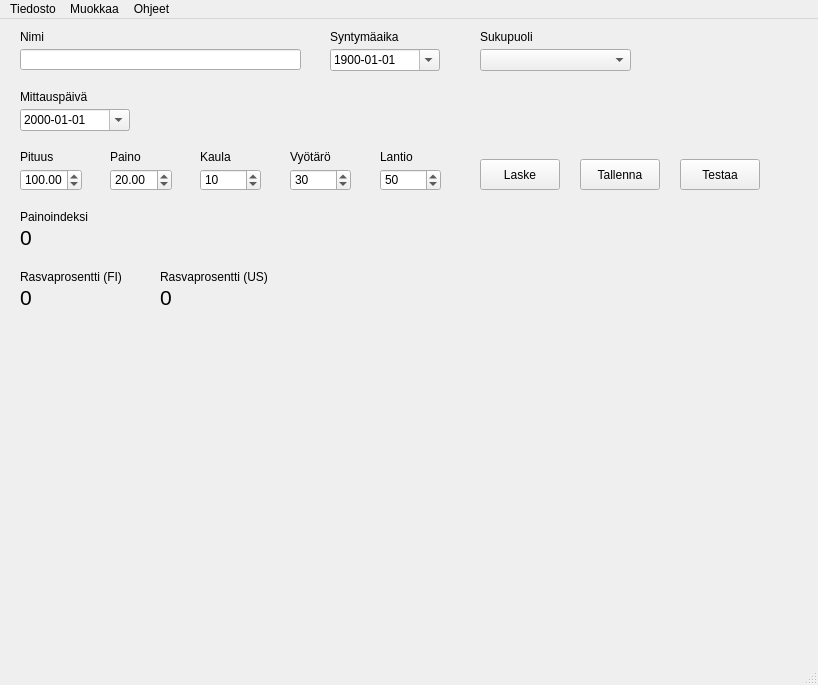
<?xml version="1.0" encoding="UTF-8"?>
<ui version="4.0">
 <class>MainWindow</class>
 <widget class="QMainWindow" name="MainWindow">
  <property name="geometry">
   <rect>
    <x>0</x>
    <y>0</y>
    <width>818</width>
    <height>685</height>
   </rect>
  </property>
  <property name="windowTitle">
   <string>MainWindow</string>
  </property>
  <widget class="QWidget" name="centralwidget">
   <widget class="QLineEdit" name="nameLineEdit">
    <property name="geometry">
     <rect>
      <x>20</x>
      <y>30</y>
      <width>281</width>
      <height>21</height>
     </rect>
    </property>
    <property name="toolTip">
     <string extracomment="Syötä tähän oma nimesi"/>
    </property>
   </widget>
   <widget class="QLabel" name="nameLabel">
    <property name="geometry">
     <rect>
      <x>20</x>
      <y>10</y>
      <width>58</width>
      <height>16</height>
     </rect>
    </property>
    <property name="text">
     <string>Nimi</string>
    </property>
   </widget>
   <widget class="QLabel" name="label_3">
    <property name="geometry">
     <rect>
      <x>200</x>
      <y>130</y>
      <width>58</width>
      <height>16</height>
     </rect>
    </property>
    <property name="text">
     <string>Kaula</string>
    </property>
   </widget>
   <widget class="QLabel" name="label_5">
    <property name="geometry">
     <rect>
      <x>290</x>
      <y>130</y>
      <width>58</width>
      <height>16</height>
     </rect>
    </property>
    <property name="text">
     <string>Vyötärö</string>
    </property>
   </widget>
   <widget class="QLabel" name="label_6">
    <property name="geometry">
     <rect>
      <x>380</x>
      <y>130</y>
      <width>58</width>
      <height>16</height>
     </rect>
    </property>
    <property name="text">
     <string>Lantio</string>
    </property>
   </widget>
   <widget class="QLabel" name="label_4">
    <property name="geometry">
     <rect>
      <x>20</x>
      <y>130</y>
      <width>58</width>
      <height>16</height>
     </rect>
    </property>
    <property name="text">
     <string>Pituus</string>
    </property>
   </widget>
   <widget class="QLabel" name="label_2">
    <property name="geometry">
     <rect>
      <x>110</x>
      <y>130</y>
      <width>58</width>
      <height>16</height>
     </rect>
    </property>
    <property name="text">
     <string>Paino</string>
    </property>
   </widget>
   <widget class="QLabel" name="label_7">
    <property name="geometry">
     <rect>
      <x>330</x>
      <y>10</y>
      <width>81</width>
      <height>16</height>
     </rect>
    </property>
    <property name="text">
     <string>Syntymäaika</string>
    </property>
   </widget>
   <widget class="QLabel" name="label">
    <property name="geometry">
     <rect>
      <x>20</x>
      <y>70</y>
      <width>91</width>
      <height>16</height>
     </rect>
    </property>
    <property name="text">
     <string>Mittauspäivä</string>
    </property>
   </widget>
   <widget class="QLabel" name="bmiLabel">
    <property name="geometry">
     <rect>
      <x>20</x>
      <y>210</y>
      <width>101</width>
      <height>16</height>
     </rect>
    </property>
    <property name="font">
     <font>
      <pointsize>16</pointsize>
     </font>
    </property>
    <property name="text">
     <string>0</string>
    </property>
   </widget>
   <widget class="QLabel" name="fatUsaLabel">
    <property name="geometry">
     <rect>
      <x>160</x>
      <y>270</y>
      <width>141</width>
      <height>16</height>
     </rect>
    </property>
    <property name="font">
     <font>
      <pointsize>16</pointsize>
     </font>
    </property>
    <property name="text">
     <string>0</string>
    </property>
   </widget>
   <widget class="QLabel" name="fatFiLabel">
    <property name="geometry">
     <rect>
      <x>20</x>
      <y>270</y>
      <width>111</width>
      <height>16</height>
     </rect>
    </property>
    <property name="font">
     <font>
      <pointsize>16</pointsize>
     </font>
    </property>
    <property name="text">
     <string>0</string>
    </property>
   </widget>
   <widget class="QLabel" name="label_11">
    <property name="geometry">
     <rect>
      <x>20</x>
      <y>190</y>
      <width>81</width>
      <height>16</height>
     </rect>
    </property>
    <property name="text">
     <string>Painoindeksi</string>
    </property>
   </widget>
   <widget class="QLabel" name="label_12">
    <property name="geometry">
     <rect>
      <x>20</x>
      <y>250</y>
      <width>111</width>
      <height>16</height>
     </rect>
    </property>
    <property name="text">
     <string>Rasvaprosentti (FI)</string>
    </property>
   </widget>
   <widget class="QLabel" name="label_13">
    <property name="geometry">
     <rect>
      <x>160</x>
      <y>250</y>
      <width>121</width>
      <height>16</height>
     </rect>
    </property>
    <property name="text">
     <string>Rasvaprosentti (US)</string>
    </property>
   </widget>
   <widget class="QLabel" name="label_14">
    <property name="geometry">
     <rect>
      <x>480</x>
      <y>10</y>
      <width>81</width>
      <height>16</height>
     </rect>
    </property>
    <property name="text">
     <string>Sukupuoli</string>
    </property>
   </widget>
   <widget class="QDateEdit" name="birthDateEdit">
    <property name="geometry">
     <rect>
      <x>330</x>
      <y>30</y>
      <width>110</width>
      <height>22</height>
     </rect>
    </property>
    <property name="displayFormat">
     <string>yyyy-MM-dd</string>
    </property>
    <property name="calendarPopup">
     <bool>true</bool>
    </property>
    <property name="date">
     <date>
      <year>1900</year>
      <month>1</month>
      <day>1</day>
     </date>
    </property>
   </widget>
   <widget class="QComboBox" name="genderComboBox">
    <property name="geometry">
     <rect>
      <x>480</x>
      <y>30</y>
      <width>151</width>
      <height>22</height>
     </rect>
    </property>
    <property name="placeholderText">
     <string>Valitse sukupuoli</string>
    </property>
    <item>
     <property name="text">
      <string>Mies</string>
     </property>
    </item>
    <item>
     <property name="text">
      <string>Nainen</string>
     </property>
    </item>
   </widget>
   <widget class="QDateEdit" name="weighingDateEdit">
    <property name="geometry">
     <rect>
      <x>20</x>
      <y>90</y>
      <width>110</width>
      <height>22</height>
     </rect>
    </property>
    <property name="displayFormat">
     <string>yyyy-MM-dd</string>
    </property>
    <property name="calendarPopup">
     <bool>true</bool>
    </property>
   </widget>
   <widget class="QDoubleSpinBox" name="heightSpinBox">
    <property name="geometry">
     <rect>
      <x>20</x>
      <y>150</y>
      <width>62</width>
      <height>22</height>
     </rect>
    </property>
    <property name="decimals">
     <number>2</number>
    </property>
    <property name="maximum">
     <double>230.990000000000009</double>
    </property>
    <property name="value">
     <double>100.000000000000000</double>
    </property>
   </widget>
   <widget class="QDoubleSpinBox" name="weightSpinBox">
    <property name="geometry">
     <rect>
      <x>110</x>
      <y>150</y>
      <width>62</width>
      <height>22</height>
     </rect>
    </property>
    <property name="maximum">
     <double>200.990000000000009</double>
    </property>
    <property name="value">
     <double>20.000000000000000</double>
    </property>
   </widget>
   <widget class="QSpinBox" name="neckSpinBox">
    <property name="geometry">
     <rect>
      <x>200</x>
      <y>150</y>
      <width>61</width>
      <height>22</height>
     </rect>
    </property>
    <property name="value">
     <number>10</number>
    </property>
    <property name="displayIntegerBase">
     <number>10</number>
    </property>
   </widget>
   <widget class="QSpinBox" name="waistSpinBox">
    <property name="geometry">
     <rect>
      <x>290</x>
      <y>150</y>
      <width>61</width>
      <height>22</height>
     </rect>
    </property>
    <property name="maximum">
     <number>300</number>
    </property>
    <property name="value">
     <number>30</number>
    </property>
   </widget>
   <widget class="QSpinBox" name="hipsSpinBox">
    <property name="geometry">
     <rect>
      <x>380</x>
      <y>150</y>
      <width>61</width>
      <height>22</height>
     </rect>
    </property>
    <property name="maximum">
     <number>300</number>
    </property>
    <property name="value">
     <number>50</number>
    </property>
   </widget>
   <widget class="QPushButton" name="calculatePushButton">
    <property name="geometry">
     <rect>
      <x>480</x>
      <y>140</y>
      <width>80</width>
      <height>31</height>
     </rect>
    </property>
    <property name="text">
     <string>Laske</string>
    </property>
   </widget>
   <widget class="QPushButton" name="savePushButton">
    <property name="geometry">
     <rect>
      <x>580</x>
      <y>140</y>
      <width>80</width>
      <height>31</height>
     </rect>
    </property>
    <property name="text">
     <string>Tallenna</string>
    </property>
   </widget>
   <widget class="QPushButton" name="testiUiPushButton">
    <property name="geometry">
     <rect>
      <x>680</x>
      <y>140</y>
      <width>80</width>
      <height>31</height>
     </rect>
    </property>
    <property name="text">
     <string>Testaa</string>
    </property>
   </widget>
  </widget>
  <widget class="QMenuBar" name="menubar">
   <property name="geometry">
    <rect>
     <x>0</x>
     <y>0</y>
     <width>818</width>
     <height>42</height>
    </rect>
   </property>
   <widget class="QMenu" name="menuTiedosto">
    <property name="title">
     <string>Tiedosto</string>
    </property>
    <widget class="QMenu" name="menuJaa">
     <property name="title">
      <string>Jaa</string>
     </property>
     <addaction name="actionFacebook_2"/>
     <addaction name="actionTwitter_2"/>
     <addaction name="actionInstagram_2"/>
    </widget>
    <widget class="QMenu" name="menuAsetukset">
     <property name="title">
      <string>Asetukset</string>
     </property>
     <addaction name="actionKieli"/>
     <addaction name="actionUlkoasu"/>
    </widget>
    <addaction name="menuJaa"/>
    <addaction name="separator"/>
    <addaction name="separator"/>
    <addaction name="menuAsetukset"/>
    <addaction name="actionSUlje"/>
   </widget>
   <widget class="QMenu" name="menuMuokkaa">
    <property name="title">
     <string>Muokkaa</string>
    </property>
    <addaction name="actionPalauta_oletukset"/>
   </widget>
   <widget class="QMenu" name="menuOhjeet">
    <property name="title">
     <string>Ohjeet</string>
    </property>
    <addaction name="actionOhje"/>
   </widget>
   <addaction name="menuTiedosto"/>
   <addaction name="menuMuokkaa"/>
   <addaction name="menuOhjeet"/>
  </widget>
  <widget class="QStatusBar" name="statusbar"/>
  <action name="actionTulosta">
   <property name="text">
    <string>Tulosta...</string>
   </property>
  </action>
  <action name="actionSulje">
   <property name="text">
    <string>Sulje</string>
   </property>
  </action>
  <action name="actionFacebook">
   <property name="text">
    <string>Facebook</string>
   </property>
  </action>
  <action name="actionInstagram">
   <property name="text">
    <string>Instagram</string>
   </property>
  </action>
  <action name="actionTwitter">
   <property name="text">
    <string>Twitter</string>
   </property>
  </action>
  <action name="actionTulosta_2">
   <property name="text">
    <string>Tulosta</string>
   </property>
  </action>
  <action name="actionSUlje">
   <property name="text">
    <string>Sulje</string>
   </property>
  </action>
  <action name="actionFacebook_2">
   <property name="text">
    <string>Facebook</string>
   </property>
  </action>
  <action name="actionTwitter_2">
   <property name="text">
    <string>Twitter</string>
   </property>
  </action>
  <action name="actionInstagram_2">
   <property name="text">
    <string>Instagram</string>
   </property>
  </action>
  <action name="actionKieli">
   <property name="text">
    <string>Kieli</string>
   </property>
  </action>
  <action name="actionUlkoasu">
   <property name="text">
    <string>Ulkoasu</string>
   </property>
  </action>
  <action name="actionY_tila">
   <property name="checkable">
    <bool>true</bool>
   </property>
   <property name="text">
    <string>Yötila</string>
   </property>
   <property name="shortcut">
    <string>Ctrl+Y</string>
   </property>
  </action>
  <action name="actionAutomaattinen_tallennus">
   <property name="checkable">
    <bool>true</bool>
   </property>
   <property name="text">
    <string>Automaattinen tallennus</string>
   </property>
   <property name="shortcut">
    <string>Ctrl+Shift+S</string>
   </property>
  </action>
  <action name="actionPoista">
   <property name="text">
    <string>Poista käyttäjä</string>
   </property>
  </action>
  <action name="actionPalauta_oletukset">
   <property name="text">
    <string>Palauta oletukset</string>
   </property>
   <property name="shortcut">
    <string>Ctrl+D</string>
   </property>
  </action>
  <action name="actionOhje">
   <property name="text">
    <string>Ohje</string>
   </property>
   <property name="shortcut">
    <string>Ctrl+H</string>
   </property>
  </action>
 </widget>
 <resources/>
 <connections/>
 <slots>
  <signal>signal1()</signal>
 </slots>
</ui>
